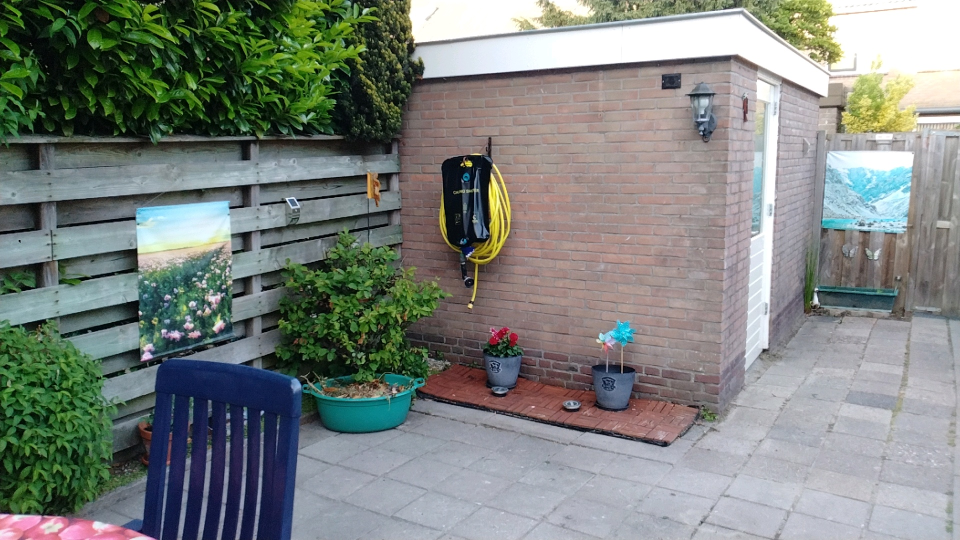
#> input picture images/image1.jpg, 1920 x 1080 px (shown at 1/2 size)
$ python stitching_own.py
#> lines starting #> are read from the running program, lines starting #| are printed output that depends on the picture
# This python script stitches seperate images together with the help or feature extraction, to create a new panoramic image.
import sys
import cv2
import numpy as np
from collections import namedtuple

# Set minimum match condition
MIN_MATCH_COUNT = 10

images = ["./images/image1.jpg", "./images/image2.jpg"]

def generate_panorama(input_images, features_amount):
#> called with features_amount = 2000
    image_objects = []
    ImageData = namedtuple('ImageData', ['name','image', 'gray_image', 'keypoints', 'descriptors'])
    orb = cv2.ORB_create(nfeatures=features_amount)
    bf = cv2.BFMatcher_create(cv2.NORM_HAMMING)
    for file in input_images:
        image = cv2.imread(file)
#> image is the input picture: shape (1080, 1920, 3); mean B, G, R 125.6, 130.4, 124.4
        gray_image = cv2.cvtColor(image, cv2.COLOR_BGR2GRAY)
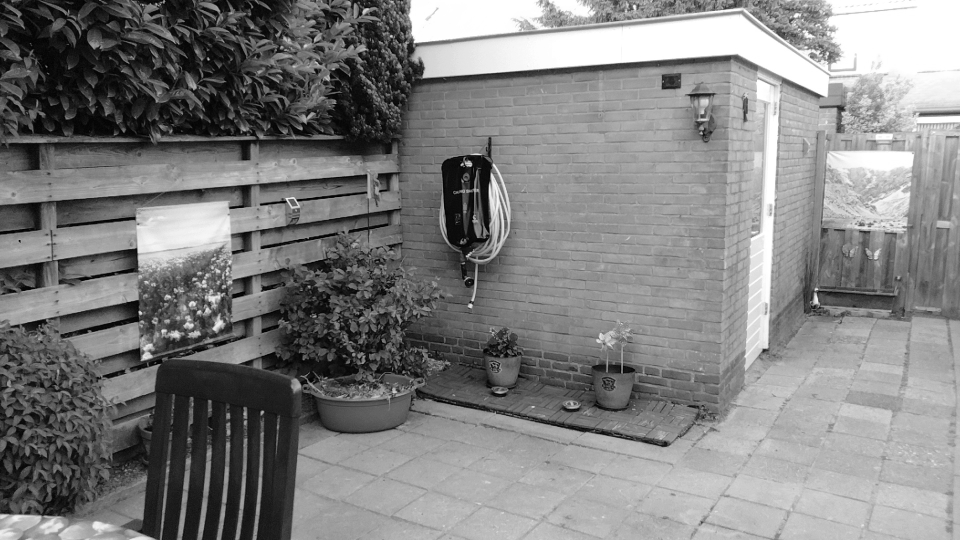
#> gray_image: shape (1080, 1920) (shown at 1/2 size); min 0, max 255, mean 128.1
        keypoints, descriptors = orb.detectAndCompute(image, None)
#> keypoints = 2000 keypoints; strongest (x, y, size): (39, 481, 31), (941, 331, 31), (934, 510, 31), (936, 508, 31)
        image_data = ImageData(file,image,gray_image,keypoints,descriptors)
#> image_data = 5 items
        image_objects.append(image_data)
#> pass 2 of the loop in generate_panorama, `for file in input_images:`:
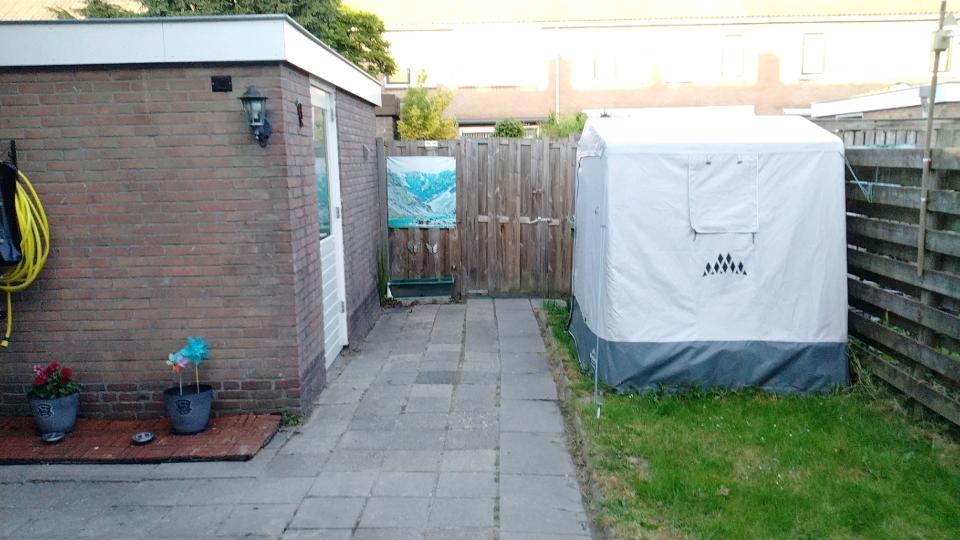
#> input picture images/image2.jpg, 1920 x 1080 px (shown at 1/2 size)
#> in generate_panorama, image is the input picture: shape (1080, 1920, 3); mean B, G, R 140.2, 145.5, 137.5
#> in generate_panorama, `gray_image = cv2.cvtColor(image, cv2.COLOR_BGR2GRAY)`:
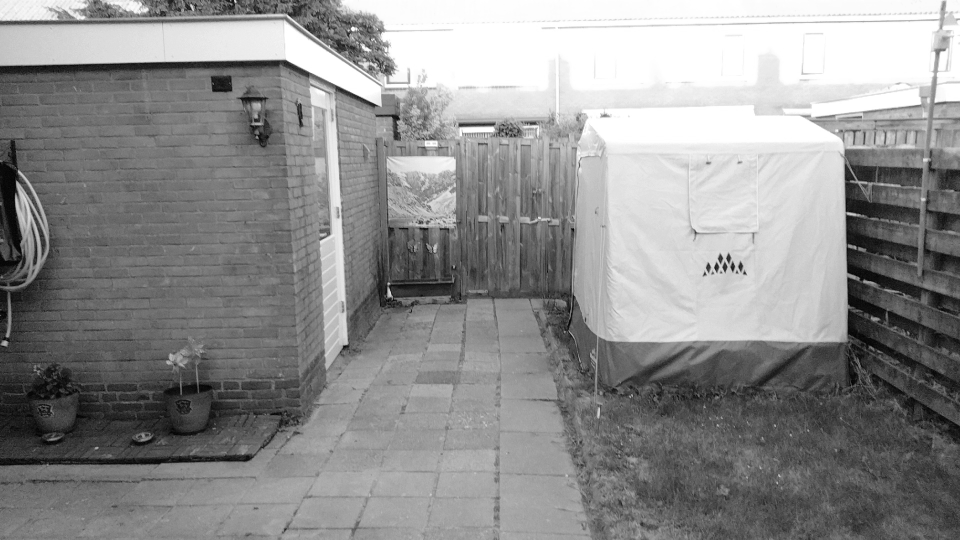
#> gray_image: shape (1080, 1920) (shown at 1/2 size); min 0, max 255, mean 142.5
#> keypoints = 2000 keypoints; strongest (x, y, size): (777, 566, 31), (1411, 548, 31), (1694, 431, 64.3), (1488, 546, 37.2)

    descriptors = [object.descriptors for object in image_objects]
#> descriptors = 2 items
    matches = bf.knnMatch(descriptors[0], descriptors[1], k=2)
#> matches = 2000 matches

    # [4 lines of commented-out code are left out]
    all_matches = []
    good_matches = []
    for m, n in matches:
       all_matches.append(m)
       if m.distance < 0.6 * n.distance:
          good_matches.append(m)
#> after the loop, all_matches = 2000 matches; good_matches = 72 matches
    good_amount = len(good_matches)
#> good_amount = 72
    if good_amount > MIN_MATCH_COUNT:
       # Convert keypoints to an argument for findHomography
       source_points = np.float32([ image_objects[0].keypoints[m.queryIdx].pt for m in good_matches]).reshape(-1,1,2)
#> source_points = 72 rows, first 8: [1401, 230], [1403, 264], [999, 727], [1533, 696], [999, 735], [1684, 225], [1620, 604], [1739, 463]
       destination_points = np.float32([ image_objects[1].keypoints[m.trainIdx].pt for m in good_matches]).reshape(-1,1,2)
#> destination_points = 72 rows, first 8: [509, 238], [514, 273], [99.6, 812.4], [694, 689], [100.8, 820.8], [794, 243], [770, 591], [855, 457]

       # Establish an homography
       M, _ = cv2.findHomography(source_points, destination_points, cv2.RANSAC, 5.0)
#> M = [[1.71, 0.12, -1666.9], [0.086, 1.48, -107], [0.000364, -8.31e-05, 1]]

       stitched_image = warpImages(image_objects[1].image, image_objects[0].image, M)
       cv2.namedWindow("Stitched image", cv2.WINDOW_NORMAL)
       cv2.imshow("Stitched image", stitched_image)
       cv2.waitKey(0)
    else:
        print(f"Not enough good matches found: [{good_amount}/{MIN_MATCH_COUNT}]")
        matches_image = draw_matches(image_objects[0].gray_image, image_objects[0].keypoints, image_objects[1].gray_image, image_objects[1].keypoints, good_matches)
        cv2.namedWindow("Found matches", cv2.WINDOW_NORMAL)
        cv2.imshow("Found matches", matches_image)
        cv2.waitKey(0)

def draw_matches(image1, keypoints1, image2, keypoints2, matches):
  r, c = image1.shape[:2]
  r1, c1 = image2.shape[:2]

  # Create a blank image with the size of the first image + second image
  output_image = np.zeros((max([r, r1]), c+c1, 3), dtype='uint8')
  output_image[:r, :c, :] = np.dstack([image1, image1, image1])
  output_image[:r1, c:c+c1, :] = np.dstack([image2, image2, image2])

  # Go over all of the matching points and extract them
  for match in matches:
    image1_idx = match.queryIdx
    image2_idx = match.trainIdx
    (x1, y1) = keypoints1[image1_idx].pt
    (x2, y2) = keypoints2[image2_idx].pt

    # Draw circles on the keypoints
    cv2.circle(output_image, (int(x1),int(y1)), 4, (0, 255, 255), 1)
    cv2.circle(output_image, (int(x2)+c,int(y2)), 4, (0, 255, 255), 1)

    # Connect the same keypoints
    cv2.line(output_image, (int(x1),int(y1)), (int(x2)+c,int(y2)), (0, 255, 255), 1)

  return output_image

def warpImages(image1, image2, H):

  rows1, cols1 = image1.shape[:2]
#> rows1 = 1080; cols1 = 1920
  rows2, cols2 = image2.shape[:2]
#> rows2 = 1080; cols2 = 1920

  list_of_points_1 = np.float32([[0,0], [0, rows1],[cols1, rows1], [cols1, 0]]).reshape(-1, 1, 2)
  temp_points = np.float32([[0,0], [0,rows2], [cols2,rows2], [cols2,0]]).reshape(-1,1,2)

  # When we have established a homography we need to warp perspective
  # Change field of view
  list_of_points_2 = cv2.perspectiveTransform(temp_points, H)
#> list_of_points_2 = [[-1666.9, -107], [-1689.4, 1642.7], [1086.9, 1031.4], [953.5, 34.23]]

  list_of_points = np.concatenate((list_of_points_1,list_of_points_2), axis=0)
#> list_of_points = [[0, 0], [0, 1080], [1920, 1080], [1920, 0], [-1666.9, -107], [-1689.4, 1642.7], [1086.9, 1031.4], [953.5, 34.23]]

  [x_min, y_min] = np.int32(list_of_points.min(axis=0).ravel() - 0.5)
#> x_min = -1689; y_min = -107
  [x_max, y_max] = np.int32(list_of_points.max(axis=0).ravel() + 0.5)
#> x_max = 1920; y_max = 1643

  translation_dist = [-x_min,-y_min]
#> translation_dist = [1689, 107]

  H_translation = np.array([[1, 0, translation_dist[0]], [0, 1, translation_dist[1]], [0, 0, 1]])
#> H_translation = [[1, 0, 1689], [0, 1, 107], [0, 0, 1]]

  output_image = cv2.warpPerspective(image2, H_translation.dot(H), (x_max-x_min, y_max-y_min))
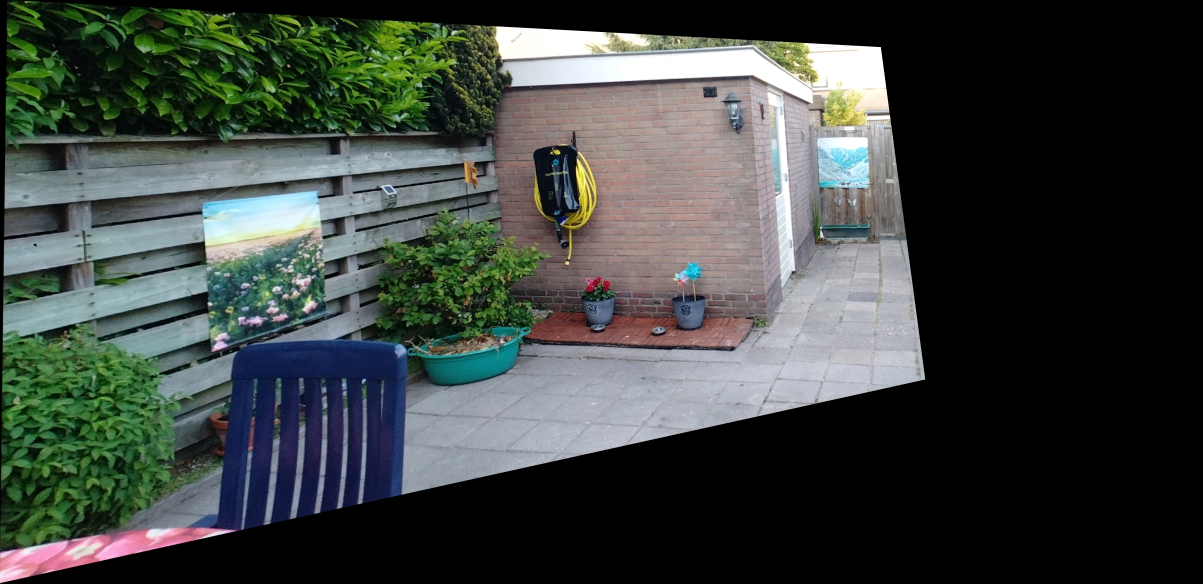
#> output_image: shape (1750, 3609, 3) (shown at 1/3 size); mean B, G, R 63.8, 67.7, 61.5
  output_image[translation_dist[1]:rows1+translation_dist[1], translation_dist[0]:cols1+translation_dist[0]] = image1
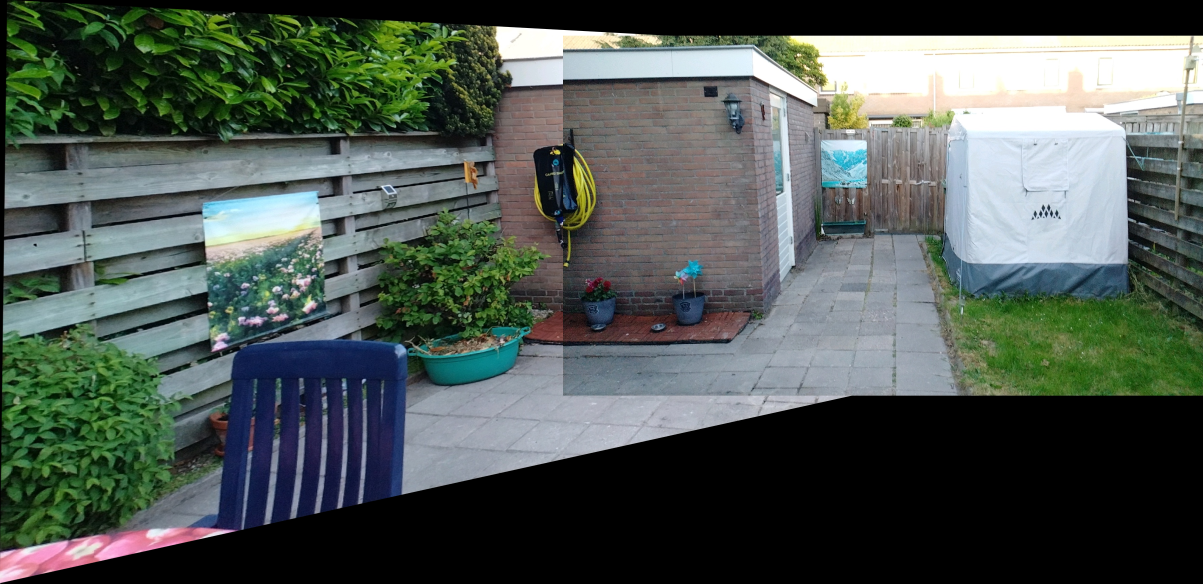
#> output_image: shape (1750, 3609, 3) (shown at 1/3 size); mean B, G, R 82.8, 88.3, 78.5

  return output_image

generate_panorama(images,2000)
